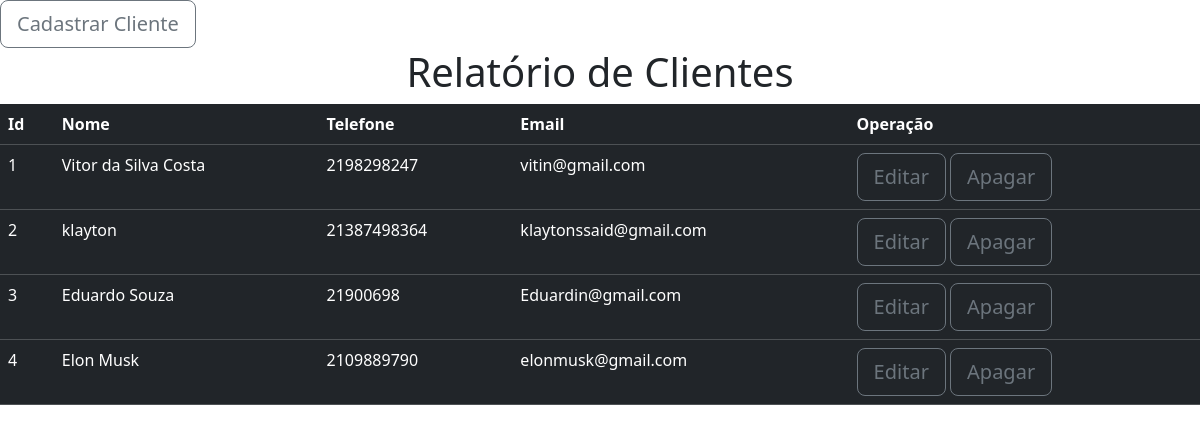
The page /cliente/ on the database its author committed.
### cliente/models.py (models this page shows, shortened)
class Cliente(models.Model):
    nome = models.CharField(max_length=60)
    telefone = models.CharField(max_length=15)
    email = models.CharField(max_length=60)
    senha = models.CharField(max_length=100)

### cliente/views.py (the view)
# urls.py: path('', fcliente),
def fcliente(request):
    clientes = Cliente.objects.all()
    return render(request, "rel_cliente.html",{"clientes":clientes})

### cliente/templates/rel_cliente.html (shortened to what this page needs)
<!DOCTYPE html>
<html lang="pt-br">
  <head>
    <link href="https://cdn.jsdelivr.net/npm/bootstrap@5.3.3/dist/css/bootstrap.min.css" rel="stylesheet">
  </head>
  <body>
    <a href="{% url 'Fcadcliente' %}"><button type="button" class="btn btn-outline-secondary btn-lg">Cadastrar Cliente</button></a>
    <h1 class="text-center">Relatório de Clientes</h1>
    <table class="table table-dark">
        <thead>
          <tr>
            <th scope="col">Id</th>
            <th scope="col">Nome</th>
            <th scope="col">Telefone</th>
            <th scope="col">Email</th>
            <th scope="col">Operação</th>
          </tr>
        </thead>
        <tbody>
        {% for cliente in clientes %}
          <tr>
            <td>{{cliente.id}}</td>
            <td>{{cliente.nome}}</td>
            <td>{{cliente.telefone}}</td>
            <td>{{cliente.email}}</td>
            <td>
              <a href="{%  url 'exibir' cliente.id %}"><button type="button" class="btn btn-outline-secondary btn-lg">Editar</button></a>
              <a href="{%  url 'excluir' cliente.id %}"><button type="button" class="btn btn-outline-secondary btn-lg">Apagar</button></a>
            </td>
          </tr>
        {% endfor %}
        </tbody>
    </table>
  </body>
</html>

### rows shown on the page
Cliente: id "1", nome "Vitor da Silva Costa", telefone "2198298247", email "vitin@gmail.com"
Cliente: id "2", nome "klayton", telefone "21387498364", email "klaytonssaid@gmail.com"
Cliente: id "3", nome "Eduardo Souza", telefone "21900698", email "Eduardin@gmail.com"
Cliente: id "4", nome "Elon Musk", telefone "2109889790", email "elonmusk@gmail.com"
